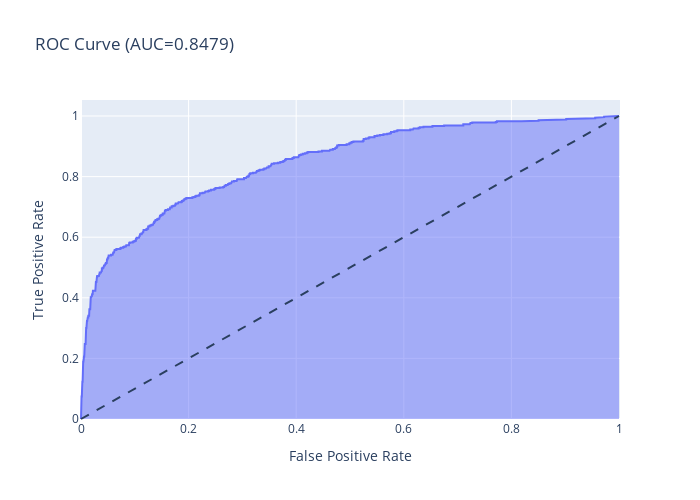

Here is the notebook cell this chart was saved with:
### Markdown cell above
Обучим модель поочередно на трех датасетах

### Code cell
# обучение модели на стандартных данных
model = RandomForestClassifier(random_state=12345, **random_forest_model.best_params_)
model.fit(features_train, target_train)
probabilities_valid = model.predict_proba(features_valid)
probabilities_one_valid = probabilities_valid[:, 1]
# нарисуем roc_auc кривую
plot_roc_auc_curve(target_valid, probabilities_one_valid)
# счетчик лучшего значения f1
best_f1 = 0
# определяем threshold с наилучшими показателями
for threshold in np.arange(0, 0.95, 0.05):
    predicted_valid = probabilities_one_valid > threshold
    precision = precision_score(target_valid, predicted_valid)
    recall = recall_score(target_valid, predicted_valid)
    f1 = f1_score(target_valid, predicted_valid)
    # сохраняем показатели при наилучшем f1_score
    if f1 > best_f1:
        best_f1 = f1
        model_score_results['RFC']['standard_data']['f1'] = f1
        model_score_results['RFC']['standard_data']['threshold'] = threshold

    print("Порог = {:.2f} | Точность = {:.3f}, Полнота = {:.3f} F1 = {:.4f}".format(
        threshold, precision, recall, f1))

### Figure 1 — Plotly figure (JSON) as saved in the notebook; plotly's stock layout.template omitted (floating-point values rounded to 4 significant figures; data arrays with more than 128 entries replaced by an {"elided": "..."} marker saying what was removed)
{"data": [{"hovertemplate": "False Positive Rate=%{x}<br>True Positive Rate=%{y}<extra></extra>", "legendgroup": "", "line": {"color": "#636efa"}, "marker": {"symbol": "circle"}, "mode": "lines", "name": "", "orientation": "v", "showlegend": false, "stackgroup": "1", "x": {"elided": "517 float values"}, "xaxis": "x", "y": {"elided": "517 float values"}, "yaxis": "y", "type": "scatter"}], "layout": {"xaxis": {"anchor": "y", "domain": [0.0, 1.0], "title": {"text": "False Positive Rate"}}, "yaxis": {"anchor": "x", "domain": [0.0, 1.0], "title": {"text": "True Positive Rate"}}, "legend": {"tracegroupgap": 0}, "title": {"text": "ROC Curve (AUC=0.8479)"}, "height": 500, "width": 700, "shapes": [{"line": {"dash": "dash"}, "type": "line", "x0": 0, "x1": 1, "y0": 0, "y1": 1}]}}
